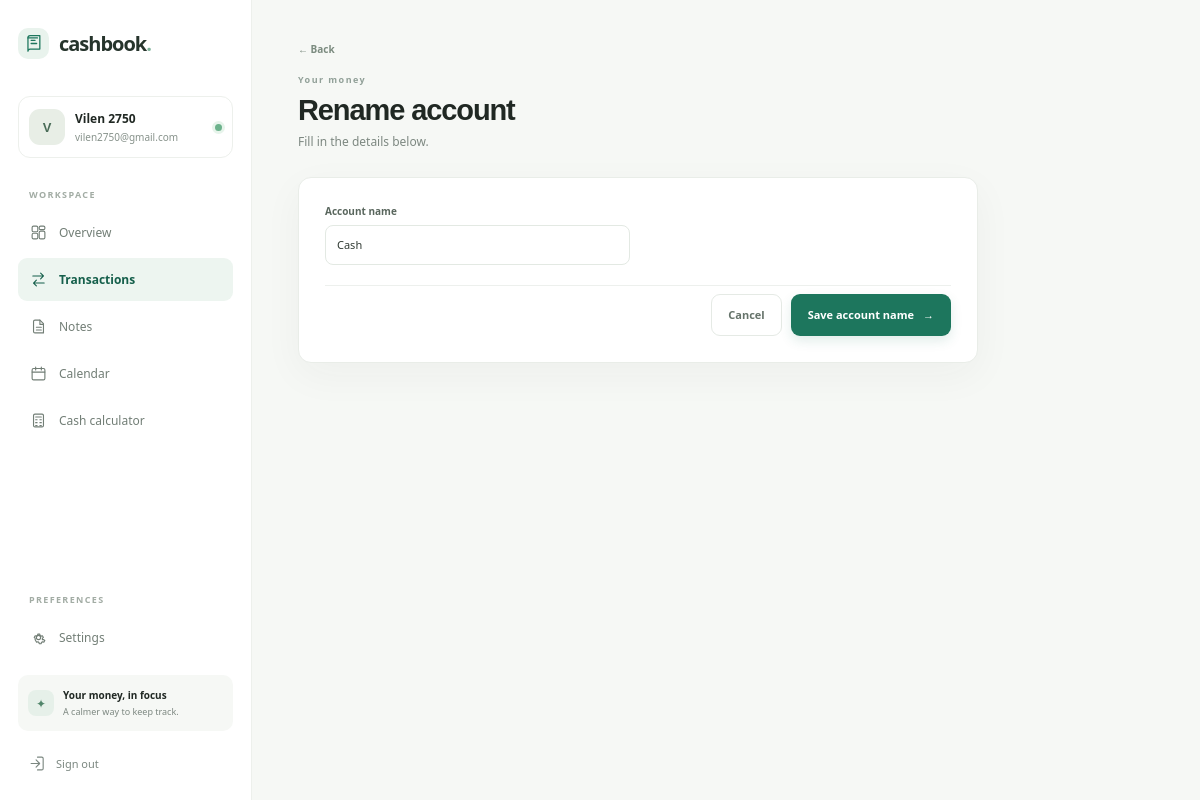
The page /accounts/2/rename/ (signed in) on the database its author committed.
### Cashbook/cashbook/models.py (models this page shows, shortened)
class User(AbstractUser):
    username = None
    email = models.EmailField("email address", unique=True)
    LANGUAGE_CHOICES = [
        ("en", "English"),
        ("hi", "हिन्दी"),
        ("as", "অসমীয়া"),
        ("bn", "বাংলা"),
        ("gu", "ગુજરાતી"),
        ("kn", "ಕನ್ನಡ"),
        ("ks", "کٲشُر"),
        ("ml", "മലയാളം"),
        ("mr", "मराठी"),
        ("ne", "नेपाली"),
        ("or", "ଓଡ଼ିଆ"),
        ("pa", "ਪੰਜਾਬੀ"),
        ("sa", "संस्कृतम्"),
        ("ta", "தமிழ்"),
        ("te", "తెలుగు"),
        ("ur", "اردو"),
    ]
    CURRENCY_CHOICES = [
        ("INR", _("Indian Rupee (₹)")), ("USD", _("US Dollar ($)")), ("EUR", _("Euro (€)")),
        ("GBP", _("British Pound (£)")), ("CAD", _("Canadian Dollar (C$)")), ("AUD", _("Australian Dollar (A$)")),
    ]
    currency = models.CharField(max_length=3, choices=CURRENCY_CHOICES, default="INR")
    language = models.CharField(max_length=5, choices=LANGUAGE_CHOICES, default="en")
    dark_mode = models.BooleanField(default=False)
    DATE_FORMAT_CHOICES = [
        ("dmy", _("DD/MM/YYYY (day/month/year)")),
        ("mdy", _("MM/DD/YYYY (month/day/year)")),
        ("ymd", _("YYYY-MM-DD (year-month-day)")),
    ]
    date_format = models.CharField(max_length=3, choices=DATE_FORMAT_CHOICES, default="dmy")
    TIME_FORMAT_CHOICES = [("12h", _("12-hour")), ("24h", _("24-hour"))]
    CURRENCY_FORMAT_CHOICES = [("symbol", _("Currency symbol")), ("code", _("Currency code"))]
    time_format = models.CharField(max_length=3, choices=TIME_FORMAT_CHOICES, default="12h")
    currency_format = models.CharField(max_length=6, choices=CURRENCY_FORMAT_CHOICES, default="symbol")
    USERNAME_FIELD = "email"
    REQUIRED_FIELDS = []
    objects = UserManager()
    @property
    def display_name(self):
        return self.get_full_name().strip() or self.email.split("@")[0]

class TransactionAccount(models.Model):
    user = models.ForeignKey(User, on_delete=models.CASCADE, related_name="transaction_accounts")
    name = models.CharField(max_length=80)
    currency = models.CharField(max_length=3, choices=User.CURRENCY_CHOICES, default="INR")
    is_default = models.BooleanField(default=False)
    created_at = models.DateTimeField(auto_now_add=True)
    class Meta:
        ordering = ["-is_default", "name", "id"]
        constraints = [
            models.UniqueConstraint(fields=("user", "name"), name="unique_transaction_account_name"),
        ]

### Cashbook/cashbook/views.py (the view)
# urls.py: path("accounts/<int:pk>/rename/", views.transaction_account_rename, name="transaction_account_rename"),
@login_required
def transaction_account_rename(request, pk):
    account = get_object_or_404(TransactionAccount, pk=pk, user=request.user)
    form = TransactionAccountNameForm(request.POST or None, instance=account, user=request.user)
    if request.method == "POST" and form.is_valid():
        form.save()
        messages.success(request, _("Account name updated."))
        return redirect("transaction_accounts")
    return render(request, "cashbook/form_page.html", page_context(
        request,
        form=form,
        title="Rename account",
        eyebrow="Your money",
        submit_label="Save account name",
        cancel_url=reverse("transaction_accounts"),
    ))

### Cashbook/cashbook/forms.py (shortened to what this page needs)
class TransactionAccountNameForm(StyledFormMixin, forms.ModelForm):
    class Meta:
        model = TransactionAccount
        fields = ("name",)
        labels = {"name": _("Account name")}
        widgets = {"name": forms.TextInput(attrs={"placeholder": _("e.g. Savings account")})}
    def __init__(self, *args, user, **kwargs):
        self.user = user
        super().__init__(*args, **kwargs)
        self.apply_styles()

### Cashbook/cashbook/forms.py (called while the page is built)
    def apply_styles(self):
        for field in self.fields.values():
            field.widget.attrs["class"] = (field.widget.attrs.get("class", "") + " input").strip()

### Cashbook/cashbook/views.py (called while the page is built)
def currency_prefix(user, account=None):
    currency = account.currency if account else user.currency
    if user.currency_format == "code":
        return f"{currency} "
    return CURRENCY_SYMBOLS.get(currency, currency + " ")

def page_context(request, **context):
    active_account = context.get("active_account") or get_active_account(request)
    accounts = context.get("accounts")
    if accounts is None:
        accounts = list(TransactionAccount.objects.filter(user=request.user))
    context["active_account"] = active_account
    context["accounts"] = accounts
    context["currency_prefix"] = currency_prefix(request.user, account=active_account)
    context["transaction_currency"] = active_account.currency
    context["date_display_format"] = DATE_DISPLAY_FORMATS.get(request.user.date_format, "d/m/Y")
    context["time_display_format"] = "H:i" if request.user.time_format == "24h" else "g:i A"
    return context

### Cashbook/templates/cashbook/form_page.html (shortened to what this page needs)
{% extends "cashbook/base.html" %}
{% load i18n %}
{% block content %}
  <div class="page-heading"><div><a class="back-link" href="{{ cancel_url }}">← {% trans "Back" %}</a><span class="eyebrow">{% translate eyebrow %}</span><h1>{% translate title %}</h1><p>{% trans "Fill in the details below." %}</p></div></div>
  <section class="panel form-panel">
    <form method="post" class="stack-form">{% csrf_token %}
      {% for field in form %}
        <div class="field "><label for="{{ field.id_for_label }}">{% translate field.label %}</label>{{ field }}</div>
      {% endfor %}
      <div class="form-actions"><a class="button button-secondary" href="{{ cancel_url }}">{% trans "Cancel" %}</a><button class="button button-primary" type="submit">{% translate submit_label %} <span aria-hidden="true">→</span></button></div>
    </form>
  </section>
{% endblock %}

### Cashbook/templates/cashbook/base.html (shortened to what this page needs)
{% load static i18n %}
<!doctype html>
<html lang="{{ request.LANGUAGE_CODE|default:'en' }}" data-theme="{% if user.is_authenticated and user.dark_mode %}dark{% else %}light{% endif %}">
<head>
  <link rel="stylesheet" href="{% static 'cashbook/app.css' %}">
</head>
<body class="app-body">
  <div class="app-shell">
    <aside class="sidebar" id="sidebar">
      <a class="brand" href="{% url 'dashboard' %}">
        <span class="brand-mark"><svg viewBox="0 0 24 24" aria-hidden="true"><path d="M5 4.75A2.75 2.75 0 0 1 7.75 2H20v17H7.75A2.75 2.75 0 0 0 5 21.75v-17Z"/><path d="M5 5h12M9 8h5M9 12h7"/></svg></span>
        <span>cashbook<span class="brand-period">.</span></span>
      </a>
      <div class="profile-chip">
        <span class="avatar">{{ user.first_name|first|upper|default:user.email|first|upper }}</span>
        <span class="profile-copy"><strong>{{ user.display_name }}</strong><small>{{ user.email }}</small></span>
        <span class="online-dot" title="{% trans 'Signed in' %}"></span>
      </div>
      <p class="nav-label">{% trans "WORKSPACE" %}</p>
      <nav class="primary-nav" aria-label="{% trans 'Main navigation' %}">
        <a class="nav-link {% if request.resolver_match.url_name == 'dashboard' %}active{% endif %}" href="{% url 'dashboard' %}">
          <svg viewBox="0 0 24 24" aria-hidden="true"><rect x="3" y="3" width="8" height="8" rx="2"/><rect x="13" y="3" width="8" height="5" rx="2"/><rect x="13" y="10" width="8" height="11" rx="2"/><rect x="3" y="13" width="8" height="8" rx="2"/></svg><span>{% trans "Overview" %}</span>
        </a>
        <a class="nav-link {% if request.resolver_match.url_name == 'transactions' or 'transaction' in request.resolver_match.url_name %}active{% endif %}" href="{% url 'transactions' %}">
          <svg viewBox="0 0 24 24" aria-hidden="true"><path d="M4 7h15m0 0-4-4m4 4-4 4M20 17H5m0 0 4-4m-4 4 4 4"/></svg><span>{% trans "Transactions" %}</span>
        </a>
        <a class="nav-link {% if 'note' in request.resolver_match.url_name %}active{% endif %}" href="{% url 'notes' %}">
          <svg viewBox="0 0 24 24" aria-hidden="true"><path d="M7 3h7l5 5v13H7a2 2 0 0 1-2-2V5a2 2 0 0 1 2-2Z"/><path d="M14 3v6h5M9 13h7m-7 4h7"/></svg><span>{% trans "Notes" %}</span>
        </a>
        <a class="nav-link {% if 'calendar' in request.resolver_match.url_name or 'event' in request.resolver_match.url_name %}active{% endif %}" href="{% url 'calendar' %}">
          <svg viewBox="0 0 24 24" aria-hidden="true"><rect x="3" y="5" width="18" height="16" rx="2"/><path d="M16 3v4M8 3v4M3 10h18"/></svg><span>{% trans "Calendar" %}</span>
        </a>
        <a class="nav-link {% if request.resolver_match.url_name == 'calculator' %}active{% endif %}" href="{% url 'calculator' %}">
          <svg viewBox="0 0 24 24" aria-hidden="true"><rect x="5" y="3" width="14" height="18" rx="2"/><path d="M8 7h8M8 11h2m4 0h2m-8 4h2m4 0h2m-8 4h2m4 0h2"/></svg><span>{% trans "Cash calculator" %}</span>
        </a>
      </nav>
      <div class="sidebar-spacer"></div>
      <p class="nav-label">{% trans "PREFERENCES" %}</p>
      <nav aria-label="{% trans 'Preferences' %}">
        <a class="nav-link {% if 'settings' in request.resolver_match.url_name or 'password' in request.resolver_match.url_name %}active{% endif %}" href="{% url 'settings' %}">
          <span>{% trans "Settings" %}</span>
        </a>
      </nav>
      <div class="sidebar-footer">
        <div class="privacy-note"><span class="privacy-icon">✦</span><div><strong>{% trans "Your money, in focus" %}</strong><small>{% trans "A calmer way to keep track." %}</small></div></div>
        <form method="post" action="{% url 'logout' %}">{% csrf_token %}<button class="logout-link" type="submit"><svg viewBox="0 0 24 24" aria-hidden="true"><path d="M10 17l5-5-5-5m5 5H3m9-9h6a2 2 0 0 1 2 2v14a2 2 0 0 1-2 2h-6"/></svg>{% trans "Sign out" %}</button></form>
      </div>
    </aside>
    <main class="main-area">
      <div class="page-content">{% block content %}{% endblock %}</div>
    </main>
  </div>
</body>
</html>

### rows shown on the page
User: first_name|first "V", display_name "Vilen 2750", email "vilen2750@gmail.com"
TransactionAccount: form "Cash"
